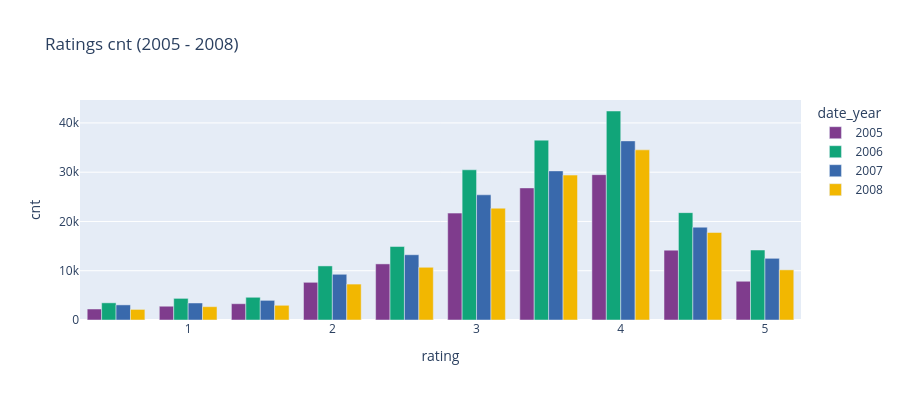

Notebook source saved alongside this figure:
### Code cell
px.bar(
    (
        interaction_df.assign(date_year=interaction_df["date_year"].astype("str"))
        [interaction_df["date_year"].between(2005, 2008)]
        .groupby(
            ["date_year", "rating"]
        ).count()
        .reset_index([-1, -2])
        .rename(columns={"userID": "cnt"})
        [["date_year", "rating", "cnt"]]
    ),
    x="rating", y="cnt", 
    color="date_year", 
    color_discrete_sequence=px.colors.qualitative.Bold,
    barmode="group",
    height=400,
    title="Ratings cnt (2005 - 2008)"
)

### Figure 1 — Plotly figure (JSON) as saved in the notebook; plotly's stock layout.template omitted (floating-point values rounded to 4 significant figures)
{"data": [{"alignmentgroup": "True", "hovertemplate": "date_year=2005<br>rating=%{x}<br>cnt=%{y}<extra></extra>", "legendgroup": "2005", "marker": {"color": "rgb(127, 60, 141)", "pattern": {"shape": ""}}, "name": "2005", "offsetgroup": "2005", "orientation": "v", "showlegend": true, "textposition": "auto", "type": "bar", "x": [0.5, 1.0, 1.5, 2.0, 2.5, 3.0, 3.5, 4.0, 4.5, 5.0], "xaxis": "x", "y": [2232, 2794, 3307, 7649, 11386, 21693, 26809, 29499, 14178, 7864], "yaxis": "y"}, {"alignmentgroup": "True", "hovertemplate": "date_year=2006<br>rating=%{x}<br>cnt=%{y}<extra></extra>", "legendgroup": "2006", "marker": {"color": "rgb(17, 165, 121)", "pattern": {"shape": ""}}, "name": "2006", "offsetgroup": "2006", "orientation": "v", "showlegend": true, "textposition": "auto", "type": "bar", "x": [0.5, 1.0, 1.5, 2.0, 2.5, 3.0, 3.5, 4.0, 4.5, 5.0], "xaxis": "x", "y": [3486, 4390, 4612, 10975, 14913, 30486, 36506, 42418, 21792, 14207], "yaxis": "y"}, {"alignmentgroup": "True", "hovertemplate": "date_year=2007<br>rating=%{x}<br>cnt=%{y}<extra></extra>", "legendgroup": "2007", "marker": {"color": "rgb(57, 105, 172)", "pattern": {"shape": ""}}, "name": "2007", "offsetgroup": "2007", "orientation": "v", "showlegend": true, "textposition": "auto", "type": "bar", "x": [0.5, 1.0, 1.5, 2.0, 2.5, 3.0, 3.5, 4.0, 4.5, 5.0], "xaxis": "x", "y": [3067, 3457, 3989, 9279, 13246, 25411, 30262, 36351, 18839, 12521], "yaxis": "y"}, {"alignmentgroup": "True", "hovertemplate": "date_year=2008<br>rating=%{x}<br>cnt=%{y}<extra></extra>", "legendgroup": "2008", "marker": {"color": "rgb(242, 183, 1)", "pattern": {"shape": ""}}, "name": "2008", "offsetgroup": "2008", "orientation": "v", "showlegend": true, "textposition": "auto", "type": "bar", "x": [0.5, 1.0, 1.5, 2.0, 2.5, 3.0, 3.5, 4.0, 4.5, 5.0], "xaxis": "x", "y": [2148, 2704, 2986, 7290, 10699, 22693, 29408, 34531, 17764, 10178], "yaxis": "y"}], "layout": {"barmode": "group", "height": 400, "legend": {"title": {"text": "date_year"}, "tracegroupgap": 0}, "title": {"text": "Ratings cnt (2005 - 2008)"}, "xaxis": {"anchor": "y", "domain": [0, 1], "title": {"text": "rating"}}, "yaxis": {"anchor": "x", "domain": [0, 1], "title": {"text": "cnt"}}}}
